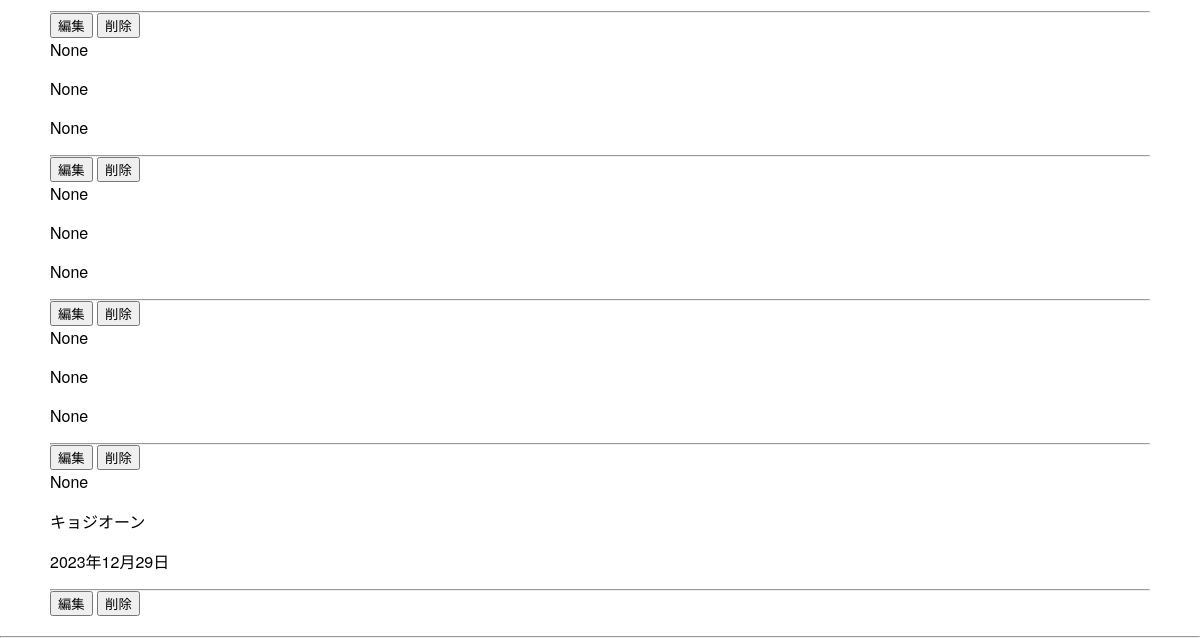
The app's page / (lower part), older data.
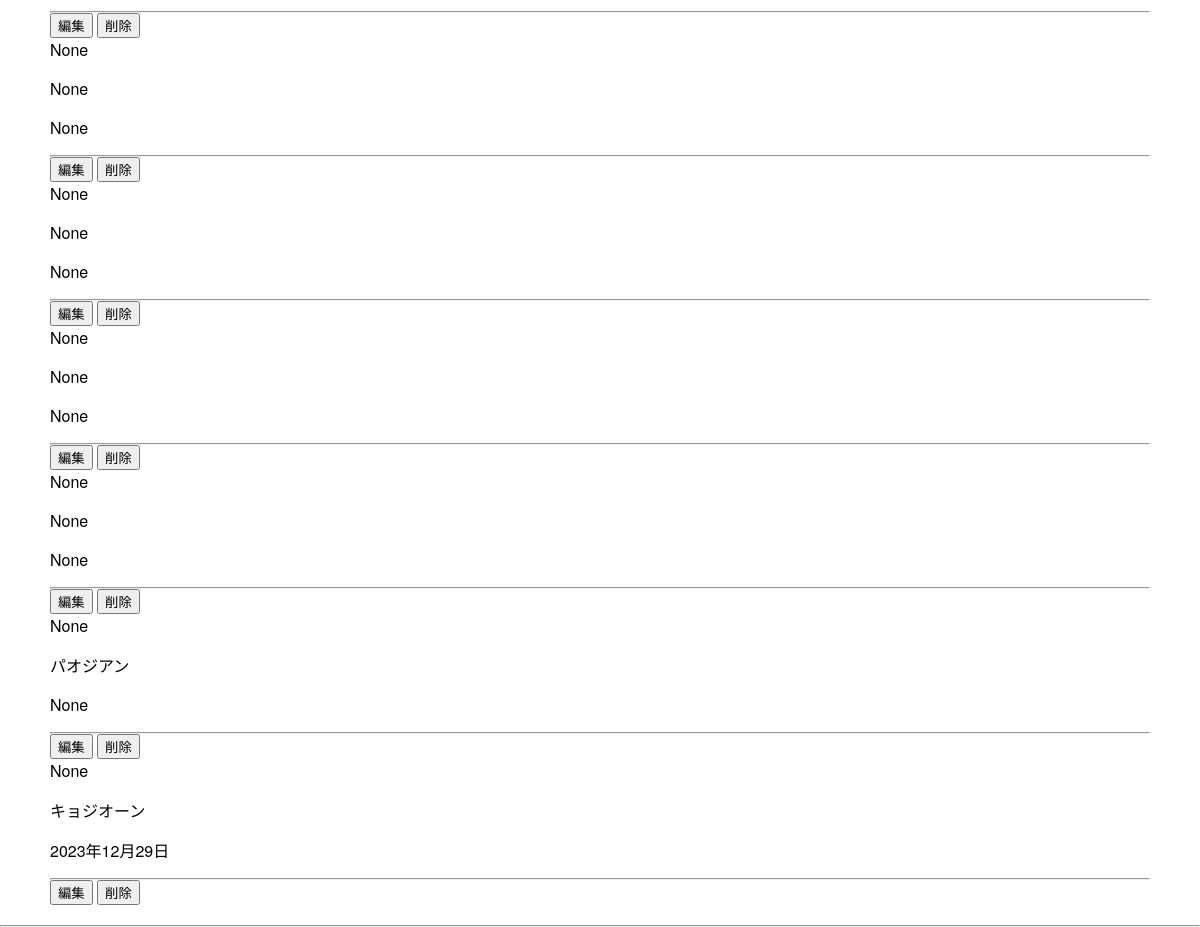
The same page, newer data.
### daily_report/models.py (models this page shows, shortened)
class Article(models.Model):
    class Meta(object):
        db_table = 'posts'
    day = models.DateField('稼働日',blank=True, null=True)
    name = models.CharField('運転者名', max_length=20, blank=True, null=True)
    car_number = models.CharField('車両No', max_length=4, blank=True, null=True)
    weather = models.CharField('天気', max_length=5, blank=True, null=True)
    start = models.TimeField('始業時間',blank=True, null=True)
    end = models.TimeField('終業時間',blank=True, null=True)
    oiling = models.FloatField('給油',max_length=4,blank=True, null=True)
    oiling2 = models.FloatField('給油',max_length=4,blank=True, null=True)
    oil = models.FloatField('オイル',max_length=4,blank=True, null=True)
    text = models.CharField(verbose_name='備考欄', max_length=255, blank=True, null=True)
    created_at = models.DateField(verbose_name='作成日', default=timezone.now, blank=True, null=True)

### daily_report/views.py (the view)
class IndexView(View):
    def get(self,request):
        queryset = Article.objects.all().order_by('-created_at')
        return render(request, 'daily_report/post.html', {'posts': queryset})

### daily_report/templates/daily_report/post.html (shortened to what this page needs)
{% extends "daily_report/base.html" %}
{% block content %}
    {% for post in posts %}
    <div class="post">
        {{ post.car_number }}
        <p class="name">{{ post.name }}</p>
        <p class="day">{{ post.day }}</p>
        <hr>
    </div>
    <button onclick="location.href='{% url 'edit' post.id %}'">編集</button>
    <button onclick="location.href='{% url 'exclude' post.id %}'">削除</button>
    {% endfor %}
{% endblock %}

### daily_report/templates/daily_report/base.html (shortened to what this page needs)
{% load static %}
<!DOCTYPE html>
<html>
<head>
    <link rel="stylesheet" href="{% static 'daily_report/base.css' %}">
</head>
<body>
<div class="content">
    {% block content%}{% endblock %}
</div>
</body>
</html>

### daily_report/static/daily_report/base.css (style rules this page uses)
html, body { font-family: "Helvetica Neue", Helvetica, Arial, sans-serif; }
body, h1, hr { margin: 0px; }
.content { margin: 20px 50px; }

Row changes from the older to the newer data that the page shows:
added Article: car_number "None", name "None", day "None"
added Article: car_number "None", name "パオジアン", day "None"
